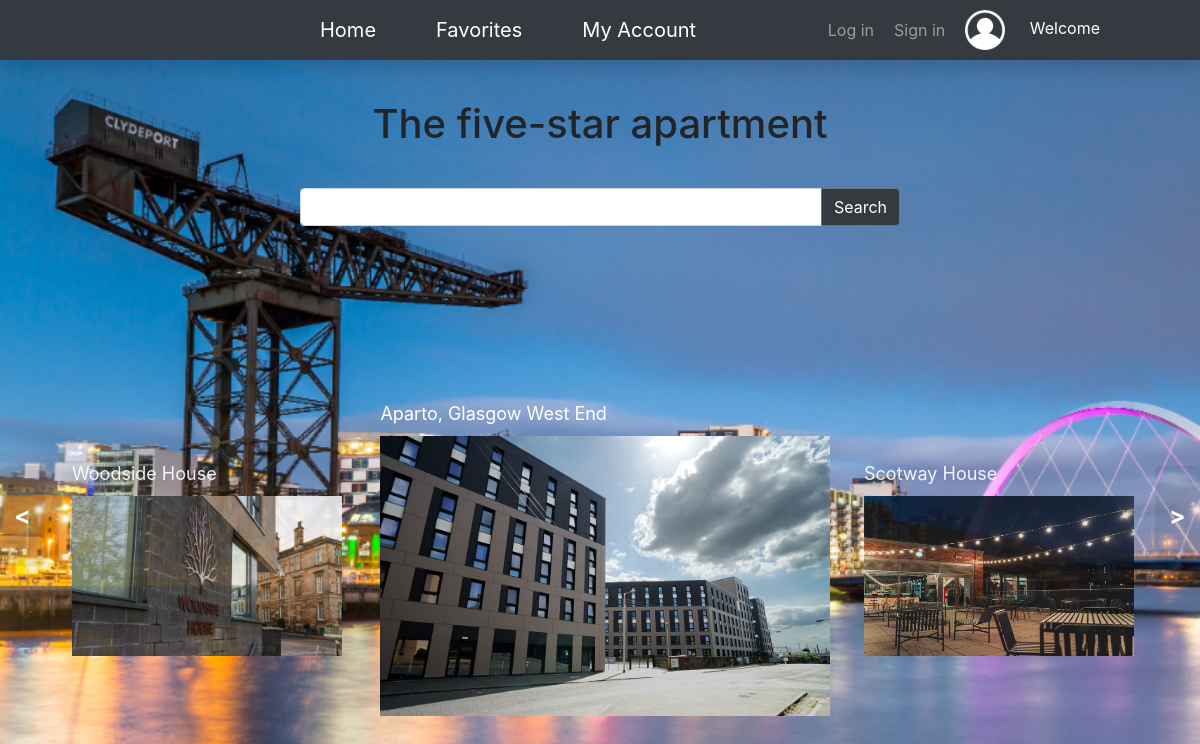
The page / on the database its author committed.
### app/models.py (models this page shows, shortened)
class apartment(models.Model):
    name = models.CharField(max_length=50, null=False, db_index=True)
    img = models.CharField(max_length=2000)
    price = models.CharField(max_length=50, null=False)
    information = models.CharField(max_length=500)
    facilities = models.CharField(max_length=500)
    rent_includes = models.CharField(max_length=500)
    address = models.CharField(max_length=500)
    address_link = models.CharField(max_length=500)
    score = models.IntegerField()
    comments = models.TextField(max_length=2000)
    is_delete = models.BooleanField(default=False)
    create_time = models.DateTimeField(auto_now_add=True)
    update_time = models.DateTimeField(auto_now=True)
    class Meta:
        verbose_name = 'apartment'

### app/views.py (the view)
    def warpper(request, *args, **kwargs):
        if request.session.get('user', False):
            kwargs["loginuser"] = User.objects.get(uid=request.session.get('user'))
            return func(request, *args, **kwargs)
        else:
            kwargs['loginuser'] = None
            return func(request, *args, **kwargs)

### app/views.py (called while the page is built, shortened)
def checkLogin(func):
    def warpper(request, *args, **kwargs):
        if request.session.get('user', False):
            kwargs["loginuser"] = User.objects.get(uid=request.session.get('user'))
            return func(request, *args, **kwargs)
        else:
            kwargs['loginuser'] = None
            return func(request, *args, **kwargs)
    return warpper

@checkLogin
def search(request, loginuser):
    apartment_list = apartment.objects.filter(id__lt=6)
    data_list = []
    for data in apartment_list:
        data_list.append({
            "id": str(data.id),
            "name": data.name,
            "img": ast.literal_eval(data.img)[0]
        })
    data = {"data_list": data_list, "loginuser": loginuser}
    return render(request, 'apartment/search.html', {"data": data})

### front/templates/apartment/search.html (shortened to what this page needs)
{% extends 'base/front_base.html' %}
{% block link %}
    <link rel="stylesheet" href="{% static 'css/style.css' %}">
{% endblock %}
{% block main %}
<div class="search-main">
    <h1>The five-star apartment</h1>
    <form action="{% url 'apartment:search' %}" method="post">
        <div class="input-group" style="z-index:9999">
          <input type="text" required="required" class="form-control" name="searchtext"  aria-describedby="button-addon2" id="searchtext">
          <div class="input-group-append">
            <button class="btn btn-outline-secondary btn-dark" type="submit" id="button-addon2">Search</button>
          </div>
        </div>
    </form>
        <div class="pre_banner_3d">
            <div class="banner_tree">
                <div class="left_btn color_font">&lt;</div>
                <div class="right_btn color_font">&gt;</div>
                <ul class="show_s_ui">
                    {% for data in data.data_list %}
                        <li>
                        <a href="../apartment/{{ data.id }}">{{data.name}}</a>
                        <img src="{% static 'img/'|add:data.img %}" data-url="../apartment/{{ data.id }}" alt="">
                    </li>
                    {% endfor %}
                </ul>
            </div>
        </div>
</div>
{% endblock %}

### rows shown on the page
apartment: name "Aparto, Glasgow West End"
apartment: name "Scotway House"
apartment: name "Woodside House"
